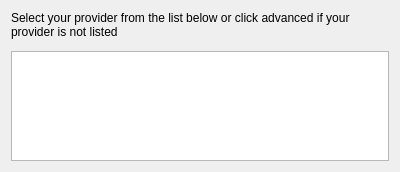
<?xml version="1.0" encoding="UTF-8"?>
<ui version="4.0">
 <class>ProviderPage</class>
 <widget class="QWidget" name="ProviderPage">
  <property name="geometry">
   <rect>
    <x>0</x>
    <y>0</y>
    <width>400</width>
    <height>172</height>
   </rect>
  </property>
  <layout class="QVBoxLayout" name="verticalLayout">
   <item>
    <widget class="QLabel" name="label">
     <property name="text">
      <string>Select your provider from the list below or click advanced if your provider is not listed</string>
     </property>
     <property name="wordWrap">
      <bool>true</bool>
     </property>
    </widget>
   </item>
   <item>
    <widget class="KFilterProxySearchLine" name="searchLine"/>
   </item>
   <item>
    <widget class="QTreeView" name="listView">
     <property name="rootIsDecorated">
      <bool>false</bool>
     </property>
     <property name="uniformRowHeights">
      <bool>true</bool>
     </property>
     <property name="sortingEnabled">
      <bool>true</bool>
     </property>
     <property name="allColumnsShowFocus">
      <bool>true</bool>
     </property>
     <property name="headerHidden">
      <bool>true</bool>
     </property>
     <attribute name="headerShowSortIndicator" stdset="0">
      <bool>true</bool>
     </attribute>
     <attribute name="headerShowSortIndicator" stdset="0">
      <bool>true</bool>
     </attribute>
    </widget>
   </item>
  </layout>
 </widget>
 <customwidgets>
  <customwidget>
   <class>KFilterProxySearchLine</class>
   <extends>QWidget</extends>
   <header>kfilterproxysearchline.h</header>
  </customwidget>
 </customwidgets>
 <resources/>
 <connections/>
</ui>
